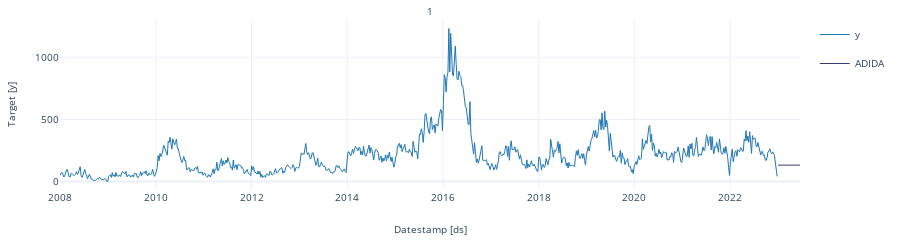

The code cell stored with this chart in its notebook:
### Markdown cell above
Let's plot the same graph using the plot function that comes in `Statsforecast`, as shown below.

### Code cell
sf.plot(df, forecast_df)

### Figure 1 — Plotly figure (JSON) as saved in the notebook; plotly's stock layout.template omitted (floating-point values rounded to 4 significant figures; data arrays with more than 128 entries replaced by an {"elided": "..."} marker saying what was removed)
{"data": [{"legendgroup": "y", "line": {"color": "#1f77b4", "width": 1}, "mode": "lines", "name": "y", "showlegend": true, "type": "scatter", "x": {"elided": "783 str values"}, "xaxis": "x", "y": {"elided": "783 int values"}, "yaxis": "y"}, {"legendgroup": "ADIDA", "line": {"color": "#393b79", "width": 1}, "mode": "lines", "name": "ADIDA", "showlegend": true, "type": "scatter", "x": ["2023-01-01T00:00:00", "2023-01-08T00:00:00", "2023-01-15T00:00:00", "2023-01-22T00:00:00", "2023-01-29T00:00:00", "2023-02-05T00:00:00", "2023-02-12T00:00:00", "2023-02-19T00:00:00", "2023-02-26T00:00:00", "2023-03-05T00:00:00", "2023-03-12T00:00:00", "2023-03-19T00:00:00", "2023-03-26T00:00:00", "2023-04-02T00:00:00", "2023-04-09T00:00:00", "2023-04-16T00:00:00", "2023-04-23T00:00:00", "2023-04-30T00:00:00", "2023-05-07T00:00:00", "2023-05-14T00:00:00", "2023-05-21T00:00:00", "2023-05-28T00:00:00", "2023-06-04T00:00:00", "2023-06-11T00:00:00", "2023-06-18T00:00:00"], "xaxis": "x", "y": [132.5, 132.5, 132.5, 132.5, 132.5, 132.5, 132.5, 132.5, 132.5, 132.5, 132.5, 132.5, 132.5, 132.5, 132.5, 132.5, 132.5, 132.5, 132.5, 132.5, 132.5, 132.5, 132.5, 132.5, 132.5], "yaxis": "y"}], "layout": {"annotations": [{"font": {"size": 10}, "showarrow": false, "text": "1", "x": 0.5, "xanchor": "center", "xref": "paper", "y": 1, "yanchor": "bottom", "yref": "paper"}, {"font": {"size": 10}, "showarrow": false, "text": "Datestamp [ds]", "x": 0.5, "xanchor": "center", "xref": "paper", "y": 0, "yanchor": "top", "yref": "paper", "yshift": -30}, {"font": {"size": 10}, "showarrow": false, "text": "Target [y]", "textangle": -90, "x": 0, "xanchor": "right", "xref": "paper", "xshift": -40, "y": 0.5, "yanchor": "middle", "yref": "paper"}], "autosize": true, "font": {"size": 10}, "height": 150, "margin": {"b": 50, "l": 60, "r": 10, "t": 20}, "xaxis": {"anchor": "y", "domain": [0, 1], "showticklabels": true, "visible": true}, "yaxis": {"anchor": "x", "domain": [0, 1]}}}
